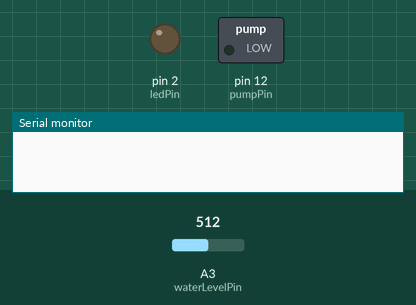
The sketch below on a simulated Arduino Uno, built with avr-gcc and run on an emulated ATmega328P. Shown: switched loads named in the sketch (green lamp = pin HIGH), output pins drawn as LEDs (lit = HIGH), the last lines printed to the serial monitor. The test bench sets the inputs (shaded band); at power-on: A3 (waterLevelPin) = 512.

Above: at 2.8 s.
At 5.1 s:
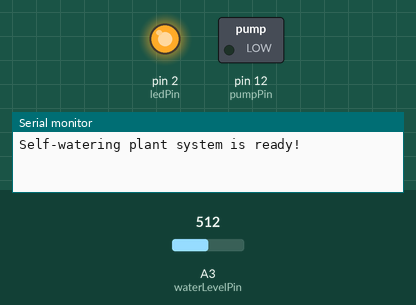
Timing chart, 0 to 6.6 s (numbered marks = the images above):
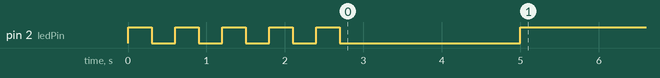

The sketch:

plant_code.ino
```cpp
// These constants won't change. They're used to give names to the pins used:                    //00
                                                                                                 //01
const int ledPin = 2;                                                                            //02 Digital output pin that the LED is attached to
const int pumpPin = 12;                                                                          //03 Digital output pin that the water pump is attached to
const int waterLevelPin = A3;                                                                    //04 Analog input pin water level sensor is connected to
const int moistureSensorPin = A0;                                                                //05 Analog input pin used to check the moisture level of the soil
                                                                                                 //06
                                                                                                 //07
// These are the values to edit for real-world home use                                          //08
                                                                                                 //09
unsigned long checkInterval = 3600000;                                                           //10 time to wait before checking soil moisture - 1 hour (3600000ms)
int waterPumpTime = 5000;                                                                        //11 how long to run the pump in ms - 5 seconds to provide adequate water
int moistureThreshold = 400; //Analog Threshhold for values between 0-1023                       //12 threshold below which the plant needs watering (0-1023 scale, lower = drier)
int waterDetectionDelay = 1000;                                                                  //13 delay between water detection readings in ms
                                                                                                 //14
                                                                                                 //15
// Global Value For Storage From Sensor                                                          //16
int moistureSensorValue = 0;                                                                     //17 somewhere to store the value read from the soil moisture sensor
                                                                                                 //18
void setup() {                                                                                   //19
  // put your setup code here, to run once:                                                      //20
  Serial.begin(9600); //THIS IS FOR DEBUGGING                                                    //21 Initialize serial monitor for debugging
  pinMode(ledPin, OUTPUT);                                                                       //22 set as output to send value to LED
  pinMode(pumpPin, OUTPUT);                                                                      //23 set as output to send value to PUMP
  pinMode(waterLevelPin, INPUT);                                                                 //24 Set water level pin as input to recieve value
  pinMode(moistureSensorPin, INPUT);                                                             //25 Set soil moisture pin as input to recieve value
                                                                                                 //26
  //flash the LED five times to confirm power on and operation of code:                          //27
  for (int i=0; i <= 4; i++){                                                                    //28 loop through to blink LED 5 times
    digitalWrite(ledPin, HIGH);                                                                  //29  turn the LED on
    delay(300);                                                                                  //30
    digitalWrite(ledPin, LOW);                                                                   //31  turn the LED off
    delay(300);                                                                                  //32
  }                                                                                              //33
  delay(2000);                                                                                   //34
  digitalWrite(ledPin, HIGH);                                                                    //35  turn the LED on
  Serial.println("Self-watering plant system is ready!"); //THIS IS FOR DEBUGGING                //36
}                                                                                                //37  print to serial monitor
                                                                                                 //38
// Function to reliably detect water with debouncing                                             //39
boolean isWaterDetected() {                                                                      //40 checks for water in the reservoir multiple times to account for errors
  int waterDetectedCount = 0;                                                                    //41 declare a storage variable that keeps track of how many times water is detected out of 3 attempts
                                                                                                 //42
  // Take multiple readings with delays between them                                             //43 Loop three times for readings
  for (int i = 0; i < 3; i++) {                                                                  //44
    if (analogRead(waterLevelPin) > 100) {                                                      //45 100 is our analog threshold
      waterDetectedCount++;                                                                      //46
    }                                                                                            //47 wait between readings (preset to 10 seconds)
    delay(waterDetectionDelay);                                                                  //48
  }                                                                                              //49
                                                                                                 //50
  // Return true if majority of readings detected water                                          //51
  return (waterDetectedCount > 1);                                                               //52 return true or false based on how many times water was detected
}                                                                                                //53
                                                                                                 //54
void loop() {                                                                                    //55
  // put your main code here, to run repeatedly:                                                 //56
                                                                                                 //57
  // Check water level with debouncing                                                           //58
  boolean waterDetected = isWaterDetected();                                                     //59 This variable is true or false, used in our conditional statement
  Serial.print("Water detected: ");    //THIS IS FOR DEBUGGING                                   //60 used for debugging to serial monitor, anytime you see Serial.print()
  Serial.println(analogRead(waterLevelPin));     //THIS IS FOR DEBUGGING                                     //61
                                                                                                 //62
  if (waterDetected == false) {                                                                  //63 If water IS NOT detected, do the following, if water IS detected, go to the else statement
    Serial.println("Water reservoir is empty! Please refill.");                                  //64
    for (int i = 0; i < 10; i++) {                                                               //65  loop 10 times, and blink the LED each time
      digitalWrite(ledPin, LOW);                                                                 //66
      delay(500);                                                                                //67
      digitalWrite(ledPin, HIGH);                                                                //68
      delay(500);                                                                                //69
    }                                                                                            //70
    delay(30000);                                                                                //71 Check again in 30 seconds if reservoir is empty. if is still empty, blink again
  }                                                                                              //72
  else {                                                                                         //73 ELSE (water IS in the tank)
    digitalWrite(ledPin, HIGH);                                                                  //74 LED on
                                                                                                 //75
    // check soil moisture level                                                                 //76
    moistureSensorValue = analogRead(moistureSensorPin);                                         //77 read the moisture sensor and save the value, somewhere between 0 and 1023
    Serial.print("Moisture level reading: ");    //THIS IS FOR DEBUGGING                         //78
    Serial.println(moistureSensorValue);          //THIS IS FOR DEBUGGING                        //79
                                                                                                 //80
    if (moistureSensorValue < moistureThreshold) {                                               //81 LOWER VALUE MEANS DRIER SOIL
      Serial.println("Soil is too dry, watering now!");    //THIS IS FOR DEBUGGING               //82
      //pulse the pump                                                                           //83
      digitalWrite(pumpPin, HIGH);                                                               //84 Turn the pump on for specified delay (preset to 5 seconds)
      Serial.println("Pump on");  //THIS IS FOR DEBUGGING                                        //85
      delay(waterPumpTime);                                                                      //86
      digitalWrite(pumpPin, LOW);                                                                //87 Turn the Pump off
      Serial.println("Pump off");    //THIS IS FOR DEBUGGING                                     //88
      delay(30000);                                                                              //89 30 second delay to allow the moisture to spread through the soil
    }                                                                                            //90
    else {                                                                                       //91
      delay(checkInterval);                                                                      //92 wait before checking the soil moisture level again (1 hour)
    }                                                                                            //93
  }                                                                                              //94
}                                                                                                //95
```
